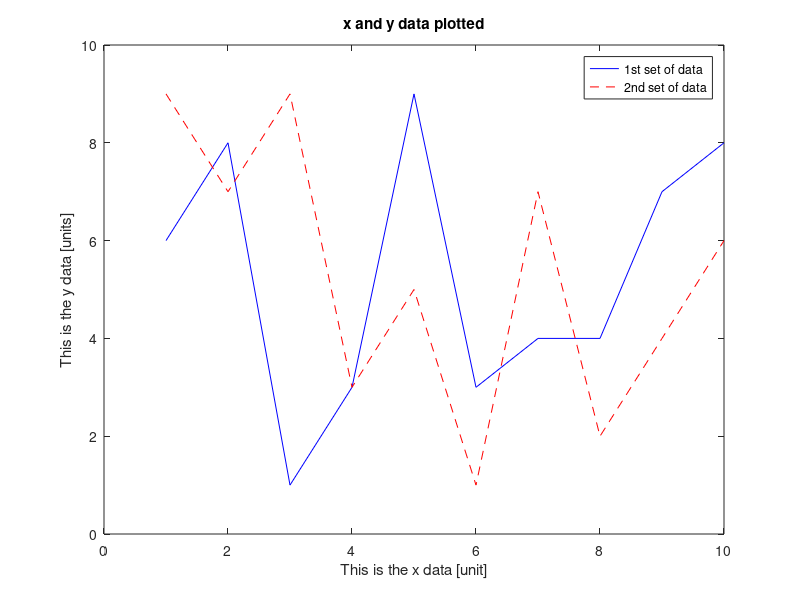
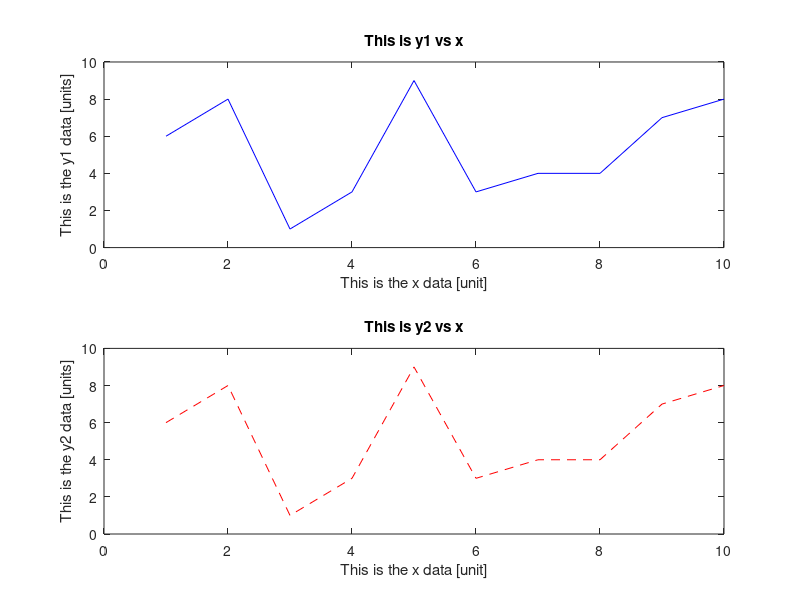
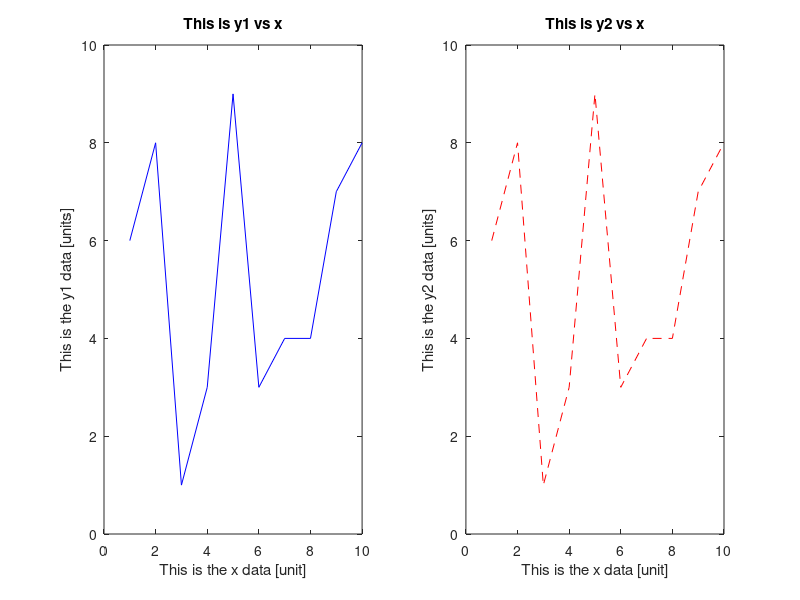

Here is the MATLAB script that generated these plots, in order:
x=[1 2 3 4 5 6 7 8 9 10]; % x-axis data
y1=[6 8 1 3 9 3 4 4 7 8]; % y-axis data (set-1)
y2=[9 7 9 3 5 1 7 2 4 6]; % y-axis data (set-2)

figure(1)
plot(x,y1,'b-',x,y2,'r--')
title('x and y data plotted')
xlabel('This is the x data [unit]');
ylabel('This is the y data [units]');
legend('1st set of data','2nd set of data')

figure(2)
subplot(2,1,1)
plot(x,y1,'b-')
title('This is y1 vs x')
xlabel('This is the x data [unit]');
ylabel('This is the y1 data [units]');
subplot(2,1,2)
plot(x,y1,'r--')
title('This is y2 vs x')
xlabel('This is the x data [unit]');
ylabel('This is the y2 data [units]');

figure(3)
subplot(1,2,1)
plot(x,y1,'b-')
title('This is y1 vs x')
xlabel('This is the x data [unit]');
ylabel('This is the y1 data [units]');
subplot(1,2,2)
plot(x,y1,'r--')
title('This is y2 vs x')
xlabel('This is the x data [unit]');
ylabel('This is the y2 data [units]');